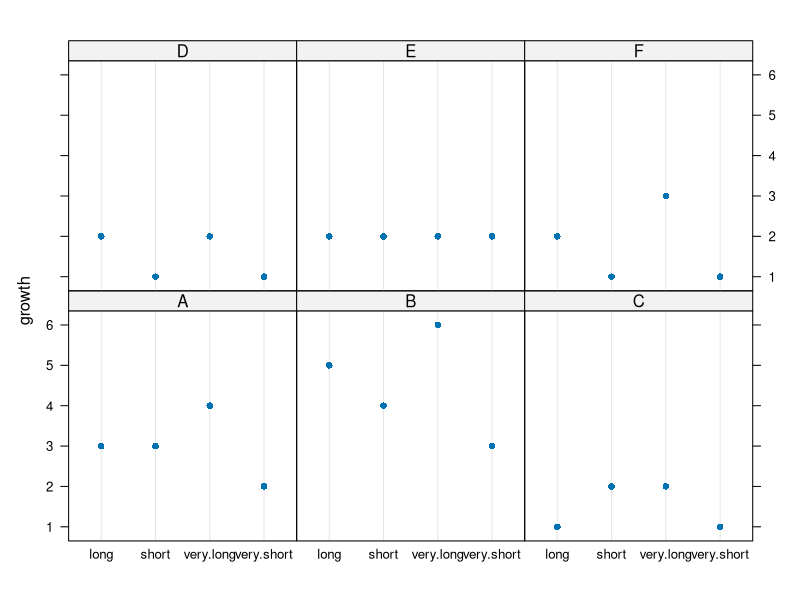

Here is the R script that generated this plot:

library(lattice);

### Using predefined functions lm() and anova() ####################################################
DF.photoperiod <- data.frame(
	growth = c(
		2,3,1,1,2,1,
		3,4,2,1,2,1,
		3,5,1,2,2,2,
		4,6,2,2,2,3
		),
	photoperiod = c(rep("very.short",6),rep("short",6),rep("long",6),rep("very.long",6)),
	genotype    = rep(c('A','B','C','D','E','F'),4)
	);
str(DF.photoperiod);
DF.photoperiod;

LM.photoperiod <- lm(
	formula = growth ~ photoperiod + genotype,
	data    = DF.photoperiod
	);

anova(LM.photoperiod);

# plot the fat absorbed data, stratified by fat type:
pdf("exercise-2-09_dotplot-photoperiod.pdf");
dotplot(
	growth ~ photoperiod | genotype,
	data = DF.photoperiod
	);
dev.off();


### Computing from first principle #################################################################
mean.overall <- mean(DF.photoperiod[,'growth']);
mean.overall;

MAT.photoperiod <- matrix(DF.photoperiod[,'growth'], nrow = 6, ncol = 4);
rownames(MAT.photoperiod) <- c('A','B','C','D','E','F');
colnames(MAT.photoperiod) <- c("very.short","short","long","very.long");
MAT.photoperiod;

num.of.genotypes    <- nrow(MAT.photoperiod);
num.of.photoperiods <- ncol(MAT.photoperiod);

photoperiod.means <- colMeans(MAT.photoperiod);
photoperiod.means;

genotype.means <- rowMeans(MAT.photoperiod);
genotype.means;

MAT.temp <- MAT.photoperiod;
MAT.temp <- t(apply(
	X      = MAT.temp,
	MARGIN = 1,
	FUN    = function(x) { return(x - photoperiod.means); }
	));
MAT.temp <- apply(
	X      = MAT.temp,
	MARGIN = 2,
	FUN    = function(x) { return(x - genotype.means); }
	);
MAT.temp <- MAT.temp + mean.overall;
MAT.temp;
SS.full.model <- sum(MAT.temp^2);
SS.full.model;

SS.genotype    <- num.of.photoperiods * sum((genotype.means    - mean.overall)^2);
SS.photoperiod <- num.of.genotypes    * sum((photoperiod.means - mean.overall)^2);
SS.genotype;
SS.photoperiod;

df.genotype    <- num.of.genotypes    - 1;
df.photoperiod <- num.of.photoperiods - 1;
df.null.model  <- num.of.genotypes * num.of.photoperiods - 1;
df.full.model  <- df.null.model - df.genotype - df.photoperiod;
df.full.model;

F.genotype    <- (SS.genotype   /df.genotype)    / (SS.full.model/df.full.model);
F.photoperiod <- (SS.photoperiod/df.photoperiod) / (SS.full.model/df.full.model);

F.genotype;
F.photoperiod;

pvalue.genotype    <- pf(F.genotype,   df1=df.genotype,   df2=df.full.model,lower.tail=FALSE);
pvalue.photoperiod <- pf(F.photoperiod,df1=df.photoperiod,df2=df.full.model,lower.tail=FALSE);

pvalue.genotype;
pvalue.photoperiod;

### Conclusion #####################################################################################
# If we take our significance threshold to be 0.05, then we conclude that
# (1)  there is significant evidence for non-trivial genotype effect, and
# (2)  there is significant evidence for non-trivial photoperiod effect.
#

